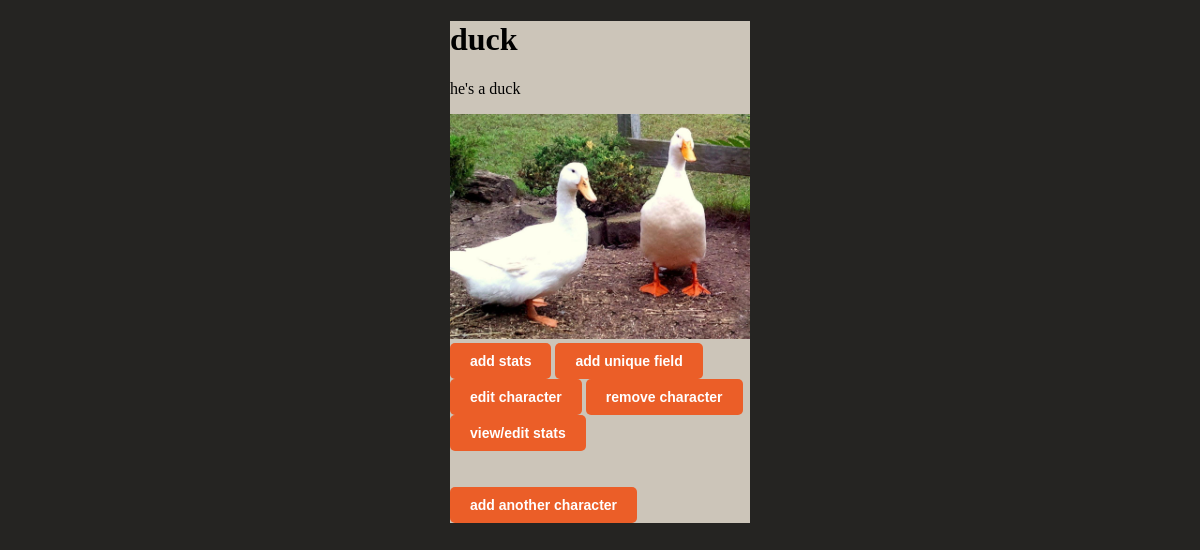
Page /characters (signed in) on the committed database.
### app.py (models this page shows)
class Character(db.Model):
    id = db.Column(db.Integer, primary_key=True)
    accountID = db.Column(db.Integer, db.ForeignKey('account.id'), nullable=False)
    playerID = db.Column(db.Integer, db.ForeignKey('player.id'), nullable=True)
    name = db.Column(db.String(80), nullable=False)
    bio = db.Column(db.String(500), nullable=True)
    image = db.Column(db.String(80), nullable=True) #file for saved img path probably

### app.py (the view)
@app.route('/characters', methods=['GET', 'POST'])
@login_required
def characters():
    characters = Character.query.filter_by(accountID=current_user.id)
    return render_template('characters.html', characters=characters)

### app.py (called while the page is built)
@login_manager.user_loader
def load_user(id):
    return Account.query.get(int(id))

### templates/characters.html (shortened to what this page needs)
<!DOCTYPE html>
<html lang="en">
<head>
</head>
<body>
    <div class="characterCard">
        {% for character in characters %}
            <h1>{{ character.name }}</h1>
            <p>{{ character.bio }}</p>
            <img src="/uploads/{{character.image}}" alt="Image Preview" class="img">
            <br>
            <a href='/addstats/{{ character.id }}'><button class="button">add stats</button></a>
            <a href='/adduniquefield/{{ character.id }}'><button class="button">add unique field</button></a>
            <br>
            <a href='/editcharacter/{{character.id}}'><button class = "button" > edit character</button></a>
            <a href='/removecharacter/{{ character.id }}'><button class="button">remove character</button></a> <br>
            <a href='/viewstats/{{ character.id }}'><button class="button">view/edit stats</button></a>
        {% endfor %}
            <br>
            <br>
            <br><a href="/addcharacter"><button class="button">add another character</button></a>
    </div>
</body>
</html>

### templates/characters.html (style rules this page uses)
body { background-color: #252422; }
.img { width: 300px; }
.button { background-color: #EB5E28; color: #fff; font-weight: bold; padding: 10px 20px; border: none; border-radius: 5px; cursor: pointer; font-size: 14px; transition: background-color 0.3s, color 0.3s; }
.characterCard { max-width: fit-content; margin-left: auto; margin-right: auto; background-color: #CCC5B9; }

### rows in the picture
Character: name "duck", bio "he's a duck", image (picture)
